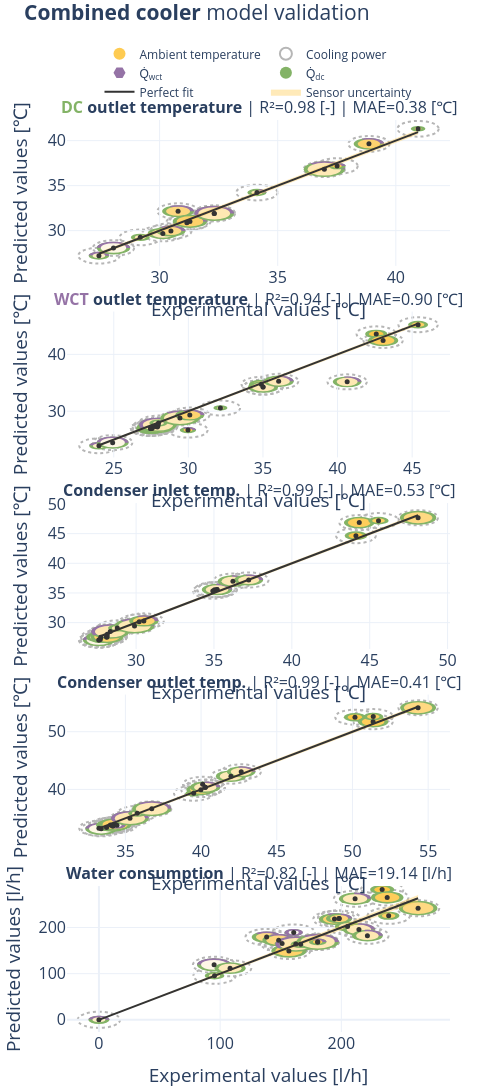

Write notebook code for a chart like this one.
### Code cell
from phd_visualizations.super_makers import SuperMarker

fig = regression_plot(
    df_ref= df, 
    df_mod= results_df, 
    alternative_labels="Physical", # "Data", 
    var_ids=["Tdc_out", "Twct_out", "Tc_in", "Tc_out", "Cw"], 
    units=["℃"]*4 + ["l/h"], 
    instruments=[SupportedInstruments.pt100]*4 + [SupportedInstruments.paddle_wheel_flow_meter],
    show_error_metrics=["r2", "mae"],
    var_labels=[
        '<span style="color:#83b366; font-weight:bold;">DC</span> outlet temperature', 
        '<span style="color:#9573a6; font-weight:bold;">WCT</span> outlet temperature', 
        "Condenser inlet temp.", 
        "Condenser outlet temp.", 
        "Water consumption"
    ],
    legend_pos="top_spaced",
    inline_error_metrics_text=True,
    
    # kwargs for layout
    # title_text='<span style="color:#83b366; font-weight:bold;">Combined</span> <span style="color:#9573a6; font-weight:bold;">cooling</span> model validation',
    title_text='<span style="font-weight:bold;">Combined</span> <span style="font-weight:bold;">cooler</span> model validation',
    title_font_size=21,
    legend_y = 1.015,
    title_y=0.995,
    # legend_font=dict(size=12),
    width=480,
    height=1900,
    vertical_spacing=0.05,
    margin=dict(l=10, r=30, t=120, b=10),
    font_size=10,
    
    super_marker=SuperMarker(
        size_var_id="Qc",
        size_var_range=[df["Qc"].min(), df["Qc"].max()],
        size_label="Cooling power",
        
        fill_var_id="Tamb",
        fill_label="Ambient temperature",
        fill_var_range=[10, 35],
        
        ring_vars_ids=["Qdc", "Qwct"],
        ring_labels=("Q̇<sub>dc</sub>", "Q̇<sub>wct</sub>")
    )
)

fig
